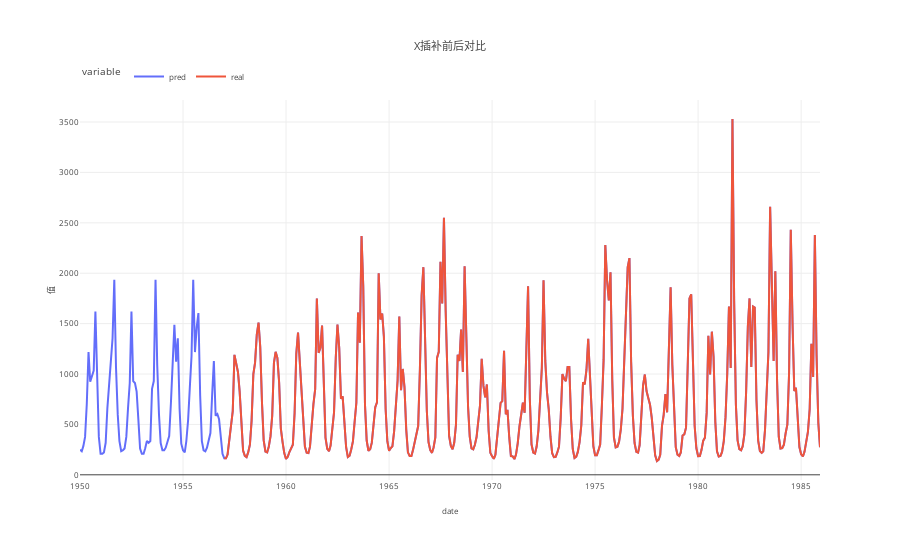

Source (notebook cell):
### Code cell
for time in df.index:
    predictors = df.loc[time,X.columns]
    if pd.isnull(df.loc[time,y.name]) and not pd.isnull(predictors).any():
        df.loc[time,y.name] = model.predict(
            df.loc[time,X.columns].values.reshape(1,-1))
        
fig = px.line(pd.DataFrame({
    'pred': df[y.name].values,
    'real': df_raw[y.name].values,
},index=df.index), labels={'time': '时间', 'value': '值'}, title='{}插补前后对比'.format(y.name))
fig.update_layout(
    template=plot_template,legend=dict(orientation='h',x=0,y=1.1))
fig.show()

plt.figure()
msno.matrix(df)
plt.figure()
msno.matrix(df.iloc[:int(df.shape[0]*0.05),:])
plt.figure()
msno.matrix(df.iloc[int(df.shape[0]*0.05):int(df.shape[0]*0.1),:])
plt.figure()
msno.matrix(df.iloc[int(df.shape[0]*0.1):int(df.shape[0]*0.15),:])
plt.figure()
msno.matrix(df.iloc[int(df.shape[0]*0.15):int(df.shape[0]*0.2),:])
plt.figure()
msno.matrix(df.iloc[int(df.shape[0]*0.2):int(df.shape[0]*0.25),:])
plt.figure()
msno.matrix(df.iloc[int(df.shape[0]*0.25):int(df.shape[0]*0.3),:])
plt.figure()
msno.matrix(df.iloc[int(df.shape[0]*0.3):int(df.shape[0]*0.35),:])
plt.figure()
msno.matrix(df.iloc[int(df.shape[0]*0.35):int(df.shape[0]*0.4),:])
plt.figure()
msno.matrix(df.iloc[int(df.shape[0]*0.4):int(df.shape[0]*0.45),:])
plt.figure()
msno.matrix(df.iloc[int(df.shape[0]*0.45):int(df.shape[0]*0.5),:])
plt.figure()
msno.matrix(df.iloc[int(df.shape[0]*0.5):int(df.shape[0]*0.55),:])
plt.figure()
msno.matrix(df.iloc[int(df.shape[0]*0.55):int(df.shape[0]*0.6),:])
plt.figure()
msno.matrix(df.iloc[int(df.shape[0]*0.6):int(df.shape[0]*0.65),:])
plt.figure()
msno.matrix(df.iloc[int(df.shape[0]*0.65):int(df.shape[0]*0.7),:])
plt.figure()
msno.matrix(df.iloc[int(df.shape[0]*0.7):int(df.shape[0]*0.75),:])
plt.figure()
msno.matrix(df.iloc[int(df.shape[0]*0.75):int(df.shape[0]*0.8),:])
plt.figure()
msno.matrix(df.iloc[int(df.shape[0]*0.8):int(df.shape[0]*0.85),:])
plt.figure()
msno.matrix(df.iloc[int(df.shape[0]*0.85):int(df.shape[0]*0.9),:])
plt.figure()
msno.matrix(df.iloc[int(df.shape[0]*0.9):int(df.shape[0]*0.95),:])
plt.figure()
msno.matrix(df.iloc[int(df.shape[0]*0.95):,:])

### Figure 1 — Plotly figure (JSON) as saved in the notebook; plotly's stock layout.template omitted (floating-point values rounded to 4 significant figures; data arrays with more than 128 entries replaced by an {"elided": "..."} marker saying what was removed)
{"data": [{"hovertemplate": "variable=pred<br>date=%{x}<br>值=%{y}<extra></extra>", "legendgroup": "pred", "line": {"color": "#636efa", "dash": "solid"}, "marker": {"symbol": "circle"}, "mode": "lines", "name": "pred", "orientation": "v", "showlegend": true, "type": "scatter", "x": {"elided": "432 str values"}, "xaxis": "x", "y": {"elided": "432 float values"}, "yaxis": "y"}, {"hovertemplate": "variable=real<br>date=%{x}<br>值=%{y}<extra></extra>", "legendgroup": "real", "line": {"color": "#EF553B", "dash": "solid"}, "marker": {"symbol": "circle"}, "mode": "lines", "name": "real", "orientation": "v", "showlegend": true, "type": "scatter", "x": {"elided": "432 str values"}, "xaxis": "x", "y": {"elided": "432 float values"}, "yaxis": "y"}], "layout": {"legend": {"orientation": "h", "title": {"text": "variable"}, "tracegroupgap": 0, "x": 0, "y": 1.1}, "title": {"text": "X插补前后对比"}, "xaxis": {"anchor": "y", "domain": [0, 1], "title": {"text": "date"}}, "yaxis": {"anchor": "x", "domain": [0, 1], "title": {"text": "值"}}}}
